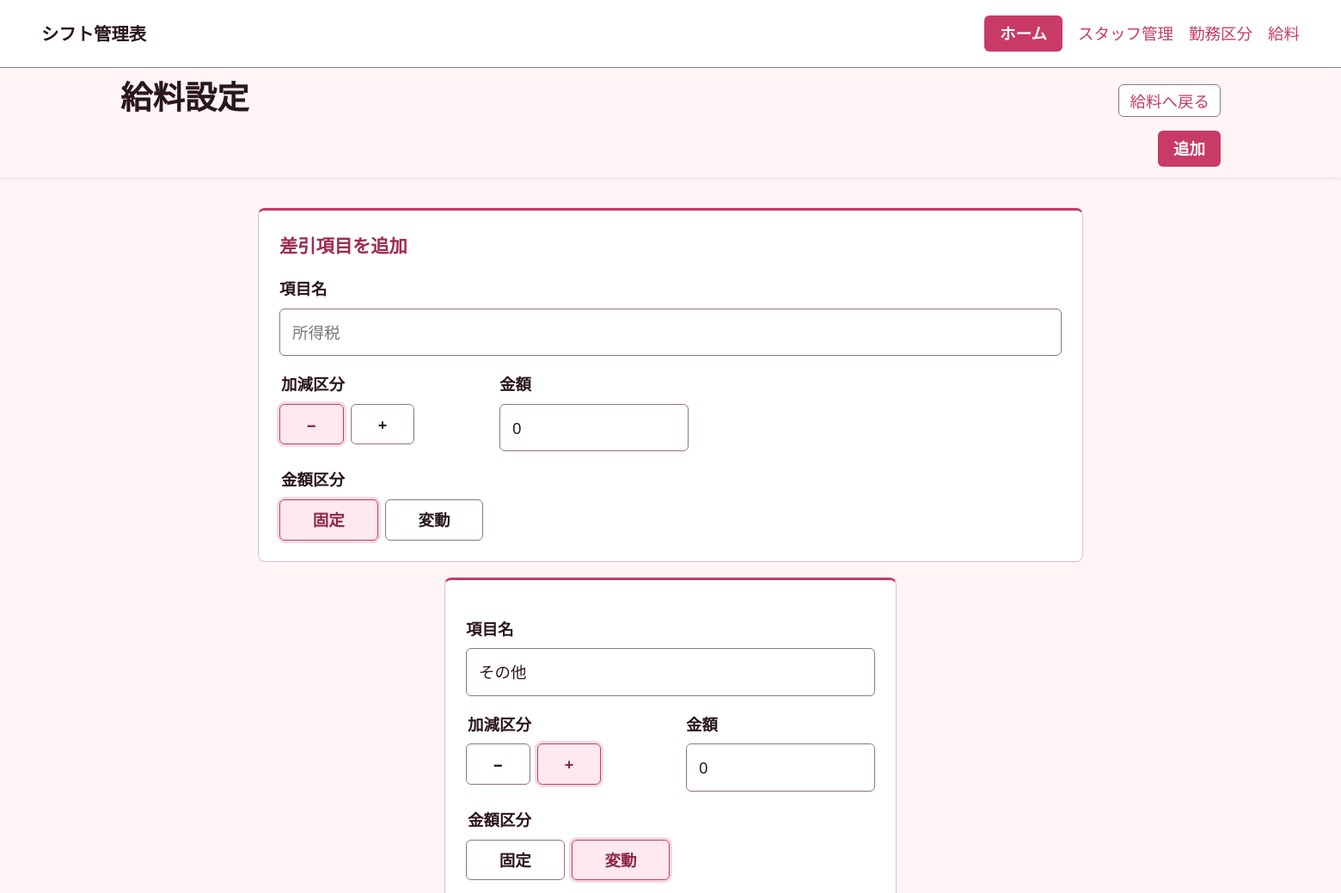
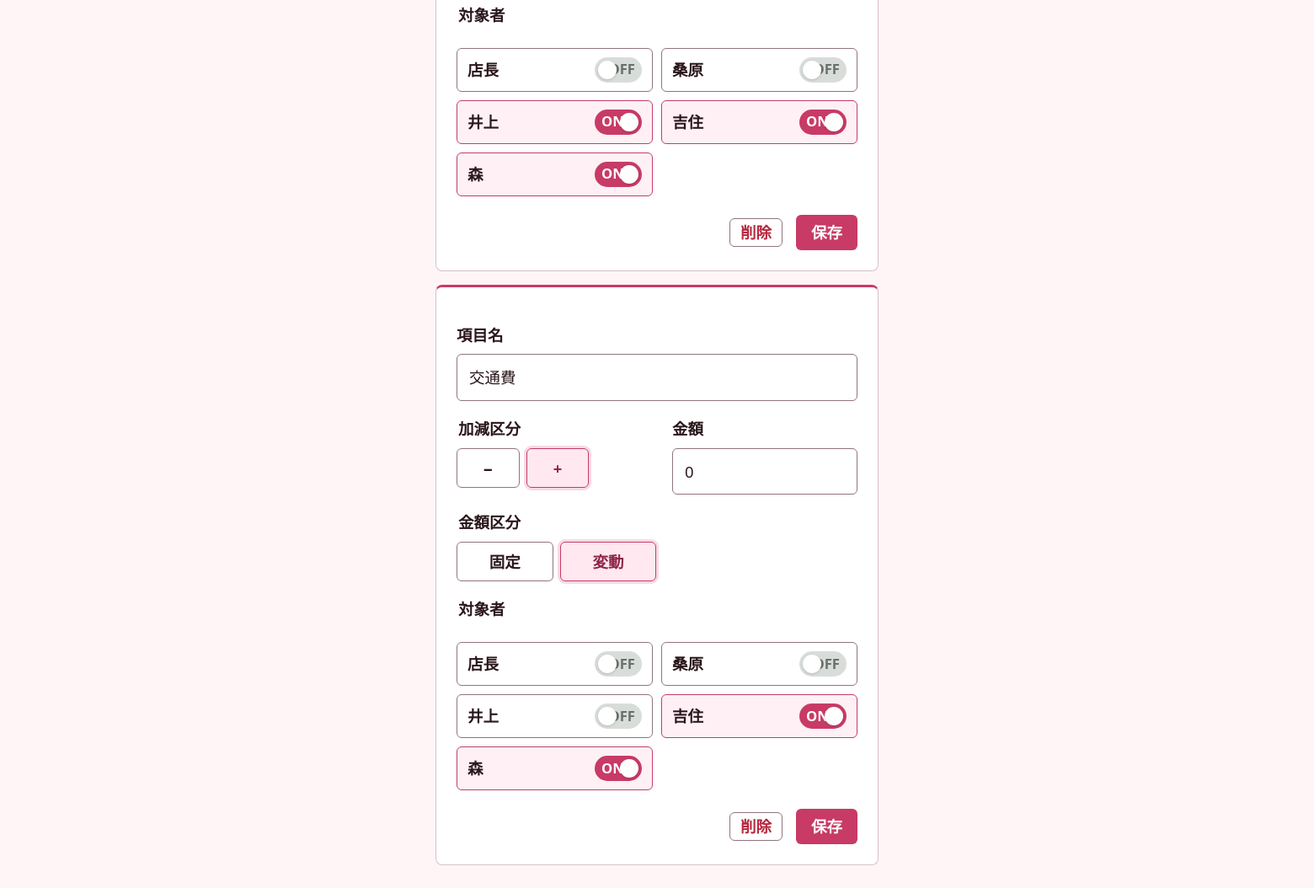
/salary/settings/, run on the app's committed database (2 pictures, top to bottom).
### notes/models.py (models this page shows, shortened)
class SalaryDeduction(models.Model):
    name = models.CharField('項目名', max_length=80, unique=True)
    amount_type = models.CharField('金額区分', max_length=10, choices=DEDUCTION_AMOUNT_TYPES, default='fixed')
    direction = models.CharField('加減区分', max_length=10, choices=SALARY_AMOUNT_DIRECTIONS, default='subtract')
    fixed_amount = models.PositiveIntegerField('固定金額', default=0)
    created_at = models.DateTimeField('作成日時', auto_now_add=True)
    class Meta:
        ordering = ['name']
        verbose_name = '差引項目'
        verbose_name_plural = '差引項目'

class Staff(models.Model):
    show_in_salary = models.BooleanField('給料一覧に表示', default=True)
    management_number = models.CharField('管理番号', max_length=2, unique=True, blank=True, null=True)
    name = models.CharField('名前', max_length=80, unique=True)
    hourly_wage = models.PositiveIntegerField('平日時給', default=0)
    holiday_hourly_wage = models.PositiveIntegerField('土日祝日時給', blank=True, null=True)
    paid_leave_hours_per_day = models.DecimalField(
        '有給1日あたりの時間', max_digits=4, decimal_places=2, default=0,
        validators=[MinValueValidator(0), MaxValueValidator(24)],
    )
    created_at = models.DateTimeField('作成日時', auto_now_add=True)
    class Meta:
        ordering = [models.F('management_number').asc(nulls_last=True), 'name']
        verbose_name = 'スタッフ'
        verbose_name_plural = 'スタッフ'

### notes/views.py (the view, shortened to what this page needs)
# urls.py: path('salary/settings/', views.salary_settings, name='salary_settings'),
def salary_settings(request):
    return_month = _return_month(request)
    deduction_rows = [
        {
            'deduction': deduction,
            'staff_targets': _salary_deduction_target_rows(deduction),
        }
        for deduction in SalaryDeduction.objects.all()
    ]
    return render(
        request,
        'notes/salary_settings.html',
        {
            'return_month': return_month,
            'deduction_rows': deduction_rows,
            'amount_types': DEDUCTION_AMOUNT_TYPES,
            'amount_directions': SALARY_AMOUNT_DIRECTIONS,
        },
    )

### notes/views.py (called while the page is built)
def _return_month(request, fallback_date=None):
    value = request.POST.get('month') or request.GET.get('month')
    if not value and fallback_date:
        value = str(fallback_date)[:7]
    return _parse_month(value)

def _parse_month(value):
    if value:
        try:
            return datetime.strptime(value, '%Y-%m').date()
        except ValueError:
            messages = None
    return date.today().replace(day=1)

def _salary_deduction_is_active(staff_setting, deduction):
    if staff_setting is not None:
        return staff_setting.is_active
    return deduction.amount_type == 'fixed'

def _salary_deduction_target_rows(deduction):
    staff_settings = {
        staff_amount.staff_id: staff_amount
        for staff_amount in StaffSalaryDeduction.objects.filter(deduction=deduction)
    }
    return [
        {
            'staff': staff,
            'is_active': _salary_deduction_is_active(staff_settings.get(staff.id), deduction),
        }
        for staff in Staff.objects.all()
    ]

### notes/templates/notes/salary_settings.html (shortened to what this page needs)
{% extends 'notes/base.html' %}
{% block content %}
    <section class="page-title table-header">
        <div>
            <h1>給料設定</h1>
        </div>
        <div class="month-nav">
            <a href="{% url 'salary_list' %}?month={{ return_month|date:'Y-m' }}">給料へ戻る</a>
        </div>
    </section>
    <section class="settings-panel deduction-editor">
        <h2>差引項目を追加</h2>
        <form method="post" class="settings-form">
            <label for="new-name">項目名</label>
            <input id="new-name" name="name" type="text" maxlength="80" placeholder="所得税" required>
            <div class="salary-deduction-grid">
                <fieldset class="choice-field">
                    <legend>加減区分</legend>
                    <div class="button-choice-group salary-type-choice">
                        {% for value, label in amount_directions %}
                            <label class="button-choice">
                                <span>{{ label }}</span>
                            </label>
                        {% endfor %}
                    </div>
                </fieldset>
                <div>
                    <label for="new-fixed-amount">金額</label>
                    <input id="new-fixed-amount" name="fixed_amount" type="number" min="0" step="1" value="0">
                </div>
            </div>
            <fieldset class="choice-field">
                <legend>金額区分</legend>
                <div class="button-choice-group salary-type-choice">
                    {% for value, label in amount_types %}
                        <label class="button-choice">
                            <span>{{ label }}</span>
                        </label>
                    {% endfor %}
                </div>
            </fieldset>
            <div class="form-actions">
                <button type="submit">追加</button>
            </div>
        </form>
    </section>
    <div class="settings-list">
        {% for row in deduction_rows %}
            <section class="settings-panel deduction-editor">
                <form method="post">
                    <label for="name-{{ row.deduction.pk }}">項目名</label>
                    <input id="name-{{ row.deduction.pk }}" name="name" type="text" maxlength="80" value="{{ row.deduction.name }}" required>
                    <div class="salary-deduction-grid">
                        <fieldset class="choice-field">
                            <legend>加減区分</legend>
                            <div class="button-choice-group salary-type-choice">
                                {% for value, label in amount_directions %}
                                    <label class="button-choice">
                                        <span>{{ label }}</span>
                                    </label>
                                {% endfor %}
                            </div>
                        </fieldset>
                        <div>
                            <label for="fixed-amount-{{ row.deduction.pk }}">金額</label>
                            <input id="fixed-amount-{{ row.deduction.pk }}" name="fixed_amount" type="number" min="0" step="1" value="{{ row.deduction.fixed_amount }}">
                        </div>
                    </div>
                    <fieldset class="choice-field">
                        <legend>金額区分</legend>
                        <div class="button-choice-group salary-type-choice">
                            {% for value, label in amount_types %}
                                <label class="button-choice">
                                    <span>{{ label }}</span>
                                </label>
                            {% endfor %}
                        </div>
                    </fieldset>
                    <fieldset class="choice-field">
                        <legend>対象者</legend>
                        <div class="staff-deduction-grid">
                            {% for target in row.staff_targets %}
                                <label class="switch-row" for="target-staff-{{ row.deduction.pk }}-{{ target.staff.pk }}">
                                    <span>{{ target.staff.name }}</span>
                                    <b aria-hidden="true"></b>
                                </label>
                            {% endfor %}
                        </div>
                    </fieldset>
                    <div class="form-actions">
                        <button class="outline-button danger-outline" type="submit" name="action" value="delete" formnovalidate>削除</button>
                        <button type="submit">保存</button>
                    </div>
                </form>
            </section>
        {% empty %}
            <div class="empty-state">
                <h2>差引項目がありません</h2>
                <p>所得税など、給料から差し引く項目を追加してください。</p>
            </div>
        {% endfor %}
    </div>
{% endblock %}

### notes/templates/notes/base.html (shortened to what this page needs)
{% load static %}
<!doctype html>
<html lang="ja">
<head>
    <link rel="stylesheet" href="{% static 'notes/styles.css' %}?v=table-headers-3">
</head>
<body>
    <div class="fixed-page-header" data-fixed-page-header>
    <header class="app-header">
        <a class="brand" href="{% url 'shift_table' %}">シフト管理表</a>
        <nav class="top-nav">
            <a class="button" href="{% url 'shift_table' %}">ホーム</a>
            <a href="{% url 'staff_list' %}">スタッフ管理</a>
            <a href="{% url 'shift_type_list' %}">勤務区分</a>
            <a href="{% url 'salary_list' %}">給料</a>
        </nav>
    </header>
        <div class="fixed-page-controls" data-fixed-page-controls></div>
    </div>
    <main class="container">
        {% block content %}{% endblock %}
    </main>
</body>
</html>

### data on the page
SalaryDeduction: name "その他", amount_directions "−" "+", fixed_amount "0", amount_types "固定" "変動"
Staff: staff.name "店長"
Staff: staff.name "桑原"
Staff: staff.name "井上"
Staff: staff.name "吉住"
Staff: staff.name "森"
SalaryDeduction: name "交通費", amount_directions "−" "+", fixed_amount "0", amount_types "固定" "変動"

### other printed values
{{ label }} "−" "+"
{{ label }} "固定" "変動"
